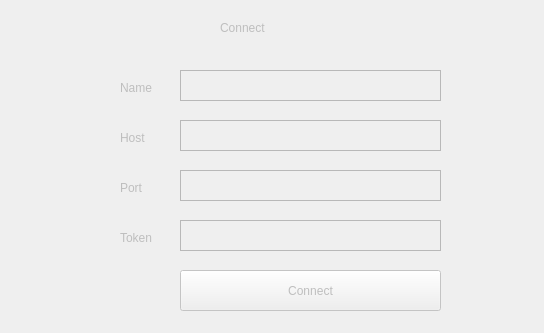
<?xml version="1.0" encoding="UTF-8"?>
<ui version="4.0">
 <class>ConnectScreen</class>
 <widget class="QMainWindow" name="ConnectScreen">
  <property name="enabled">
   <bool>false</bool>
  </property>
  <property name="geometry">
   <rect>
    <x>0</x>
    <y>0</y>
    <width>544</width>
    <height>333</height>
   </rect>
  </property>
  <property name="windowTitle">
   <string>MainWindow</string>
  </property>
  <widget class="QWidget" name="centralwidget">
   <widget class="QTextEdit" name="name_input">
    <property name="geometry">
     <rect>
      <x>180</x>
      <y>70</y>
      <width>261</width>
      <height>31</height>
     </rect>
    </property>
   </widget>
   <widget class="QTextEdit" name="host_input">
    <property name="geometry">
     <rect>
      <x>180</x>
      <y>120</y>
      <width>261</width>
      <height>31</height>
     </rect>
    </property>
   </widget>
   <widget class="QTextEdit" name="port_input">
    <property name="geometry">
     <rect>
      <x>180</x>
      <y>170</y>
      <width>261</width>
      <height>31</height>
     </rect>
    </property>
   </widget>
   <widget class="QTextEdit" name="token_input">
    <property name="geometry">
     <rect>
      <x>180</x>
      <y>220</y>
      <width>261</width>
      <height>31</height>
     </rect>
    </property>
   </widget>
   <widget class="QPushButton" name="pushButton">
    <property name="geometry">
     <rect>
      <x>180</x>
      <y>270</y>
      <width>261</width>
      <height>41</height>
     </rect>
    </property>
    <property name="text">
     <string>Connect</string>
    </property>
   </widget>
   <widget class="QLabel" name="Name">
    <property name="geometry">
     <rect>
      <x>120</x>
      <y>80</y>
      <width>58</width>
      <height>16</height>
     </rect>
    </property>
    <property name="text">
     <string>Name</string>
    </property>
   </widget>
   <widget class="QLabel" name="Host">
    <property name="geometry">
     <rect>
      <x>120</x>
      <y>130</y>
      <width>58</width>
      <height>16</height>
     </rect>
    </property>
    <property name="text">
     <string>Host</string>
    </property>
   </widget>
   <widget class="QLabel" name="Port">
    <property name="geometry">
     <rect>
      <x>120</x>
      <y>180</y>
      <width>58</width>
      <height>16</height>
     </rect>
    </property>
    <property name="text">
     <string>Port</string>
    </property>
   </widget>
   <widget class="QLabel" name="Token">
    <property name="geometry">
     <rect>
      <x>120</x>
      <y>230</y>
      <width>58</width>
      <height>16</height>
     </rect>
    </property>
    <property name="text">
     <string>Token</string>
    </property>
   </widget>
   <widget class="QLabel" name="label">
    <property name="geometry">
     <rect>
      <x>220</x>
      <y>20</y>
      <width>58</width>
      <height>16</height>
     </rect>
    </property>
    <property name="text">
     <string>Connect</string>
    </property>
   </widget>
  </widget>
 </widget>
 <resources/>
 <connections/>
</ui>
